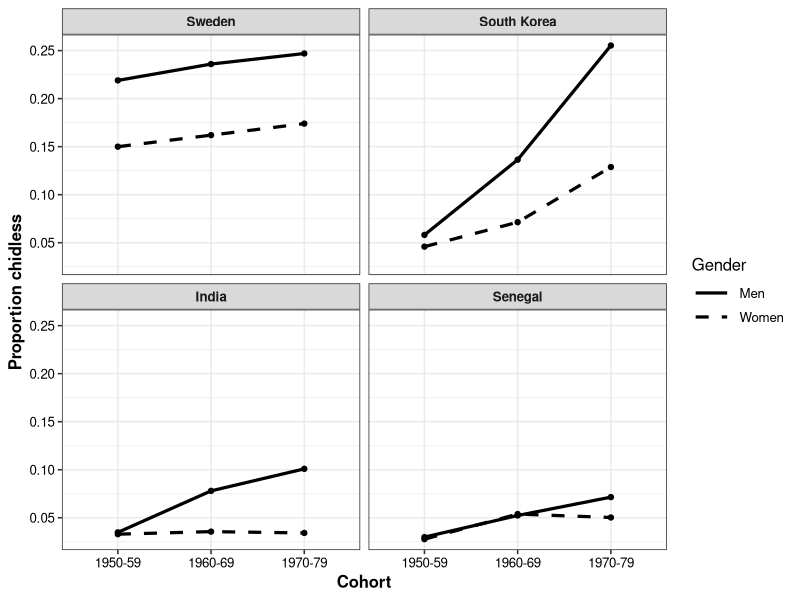

Recreate this plot in R.
### Childlessness country comparison ###########################################

library(tidyverse)
plotheight <- 9
plotwidth <- 9


### Data #######################################################################

# Sweden
Sweden <- data.frame(Country=rep("Sweden",6),
                     Cohort=c("1950-59","1960-69","1970-79",
                              "1950-59","1960-69","1970-79"),
                     Gender=c(rep("Men",3),rep("Women",3)),
                     Childless=c(0.219,0.236,0.247,
                                 0.150,0.162,0.174))  

SwedenCohort <- c("1950-59","1960-69","1970-78")

# Korea
Korea <- data.frame(Country=rep("South Korea",6),
                    Cohort=c("1950-59","1960-69","1970-79",
                             "1950-59","1960-69","1970-79"),
                    Gender=c(rep("Men",3),rep("Women",3)),
                    Childless=c(0.05814,0.13644,0.25531,
                                0.04591,0.07137,0.12881))  

KoreaCohort <- c("1950-59","1960-69","1970-77")

# Senegal
Senegal <- data.frame(Country=rep("Senegal",6),
                      Cohort=c("1950-59","1960-69","1970-79",
                               "1950-59","1960-69","1970-79"),
                      Gender=c(rep("Men",3),rep("Women",3)),
                      Childless=c(0.0298699,0.0523904,0.0714854,
                                  0.0277347,0.0538553,0.0502836))

# India 
India <- data.frame(Country=rep("India",6),
                      Cohort=c("1950-59","1960-69","1970-79",
                               "1950-59","1960-69","1970-79"),
                      Gender=c(rep("Men",3),rep("Women",3)),
                      Childless=c(0.0347961,0.0780119,0.1009352,
                                  0.0329084,0.0355627,0.0341814))

# Combination
Childless <- rbind(Sweden,Korea,Senegal,India)

# Factor
Childless$Country <- factor(Childless$Country,
                            levels=c("Sweden","South Korea","India","Senegal"))


### Figure 1 ###################################################################

childless <- Childless |> ggplot(aes(x=Cohort, 
                                     y=Childless, 
                                     group=Gender,
                                     linetype=Gender)) +
  geom_line(linewidth=1.1)+
  geom_point()+
  scale_linetype_manual(values=c("solid","dashed"))+
  labs(y="Proportion chidless")+
  facet_wrap(~Country)+
  theme_bw(base_size=12) +
  theme(axis.text=element_text(colour="black"), 
        axis.title = element_text(face="bold"), 
        legend.key.width = unit(1,"cm"), 
        strip.text.x = element_text(face="bold"))

ggsave(childless,
       height = plotheight,
       width = plotwidth,
       file="Results/fig_childless.png")
